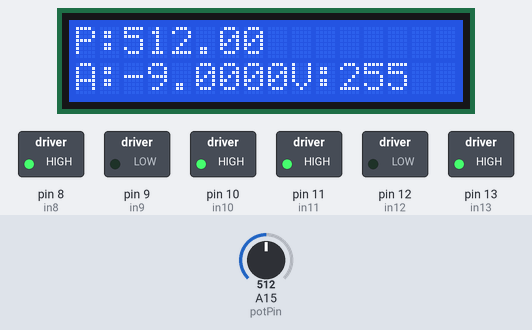
This sketch was run on a simulated Arduino Mega 2560, built with avr-gcc and run on an emulated ATmega2560. On the bench: 16×2 character LCD, switched loads named in the sketch (green lamp = pin HIGH). Inputs (shaded band) come from the test bench; at power-on: A15 (potPin) = 512.

Above: at 1.2 s.
1.3 s: A15 (potPin) set to 716
At 2.5 s:
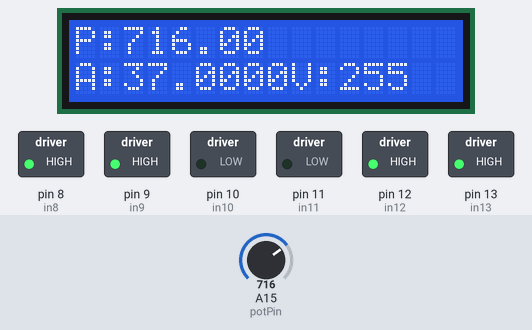
2.8 s: A15 (potPin) set to 900
At 3.9 s:
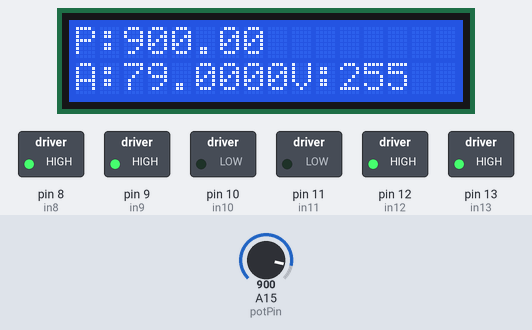
4.3 s: A15 (potPin) set to 1023
At 5.1 s:
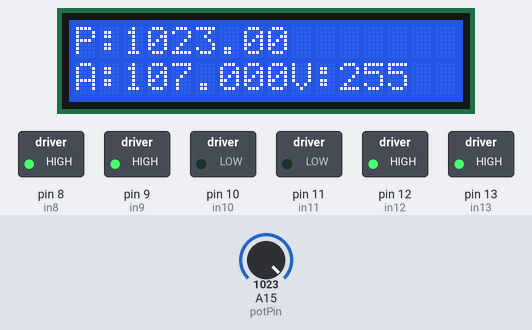
Timing chart, 0 to 7.3 s (numbered marks = the images above; inputs shaded):
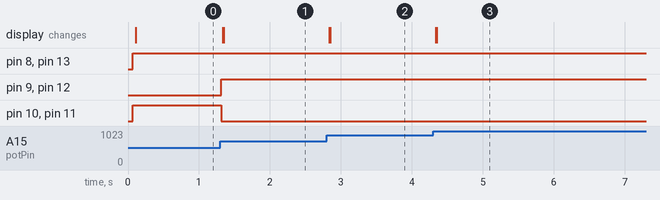

The sketch:

sketch_may06a2.ino
```cpp
#include <LiquidCrystal_I2C.h>
#include <Wire.h>
#include <stdio.h>


LiquidCrystal_I2C lcd(0x27,16,2);
const byte potPin=A15;
double potDeger;
double aciDeger;
double aciMutlakDeger;
long hizDeger,hizglobal;

long derivative=0,prop=0,integ=0,deriv=0,power_difference=0,error=0,last_error=0;
double kp=0,kd=0,ki=0;//konfigürasyon değerleri
 int minhiz=0,maxhiz=255;
const int in8=8;
const int in9=9;
const int in10=10;
const int in11=11;
const int in12=12;
const int in13=13;//hız

void setup() {
  // put your setup code here, to run once:

  //Serial.begin(9600);
  lcd.begin();
  pinMode(in8, INPUT);
  pinMode(in9, OUTPUT);
  pinMode(in10, OUTPUT);
  pinMode(in11, OUTPUT);
  pinMode(in12, OUTPUT);
  pinMode(in13, INPUT);

}

void loop() {

  kp=5000,kd=400;ki=0,0001;//konfigürasyon test değerleri
  //potOku();
  aciHesapla();
  pid();
  ekran();
}

void pid(){
  potDeger=analogRead(potPin);
  error=0-map(potDeger,154,946,-255,255);//
  derivative=error-last_error;//hata değişimi
  prop=long(error)*kp/long(1000);
  deriv=derivative*kd/long(100);
  integ=integ+long(error);
  if(abs(error<50))integ=0;
  integ=integ*ki;
  power_difference=prop+deriv+integ;
  last_error=error;

  set_motors(-power_difference*10);

  }
void set_motors(long hiz){

  if(hiz<0){
    hiz=-hiz;
  if(hiz<minhiz)hiz=minhiz;
  if(hiz>maxhiz)hiz=maxhiz;
  hizglobal=hiz;
  analogWrite(in8,hiz);
  digitalWrite(in9,0);
  digitalWrite(in10,1);
  digitalWrite(in11,1);
  digitalWrite(in12,0);
  analogWrite(in13,hiz);
  }else{
    if(hiz<minhiz)hiz=minhiz;
    if(hiz>maxhiz)hiz=maxhiz;
    hizglobal=hiz;
  analogWrite(in8,hiz);
  digitalWrite(in9,1);
  digitalWrite(in10,0);
  digitalWrite(in11,0);
  digitalWrite(in12,1);
  analogWrite(in13,hiz);
  }
}

void potOku(){
  potDeger=analogRead(potPin);
 // Serial.print("Pot Degeri:");
 // Serial.println(potDeger);
}

void aciHesapla(){
  aciDeger=map(potDeger,154,946,-90,90);
  //aciMutlakDeger=abs(aciDeger);
}

void ekran(){
    lcd.setCursor(0,0);
    lcd.print("P:");
    lcd.setCursor(2,0);
    lcd.print(potDeger);
    //------------------
    lcd.setCursor(0,1);
    lcd.print("A:");
    lcd.setCursor(2,1);
    lcd.print(aciDeger);
    //-----------------
    lcd.setCursor(9,1);
    lcd.print("V:");
    lcd.setCursor(11,1);
    lcd.print(abs(hizglobal));
}
```

Measured:
- after the input at 1.3 s, pin 9 (in9), pin 12 (in12): LOW → HIGH at once; pin 10 (in10), pin 11 (in11): HIGH → LOW at once; the display: first changes at once (image 1 shows a later state)
- after the input at 2.8 s, the display: first changes at once (image 2 shows a later state)
- after the input at 4.3 s, the display: first changes at once (image 3 shows a later state)
